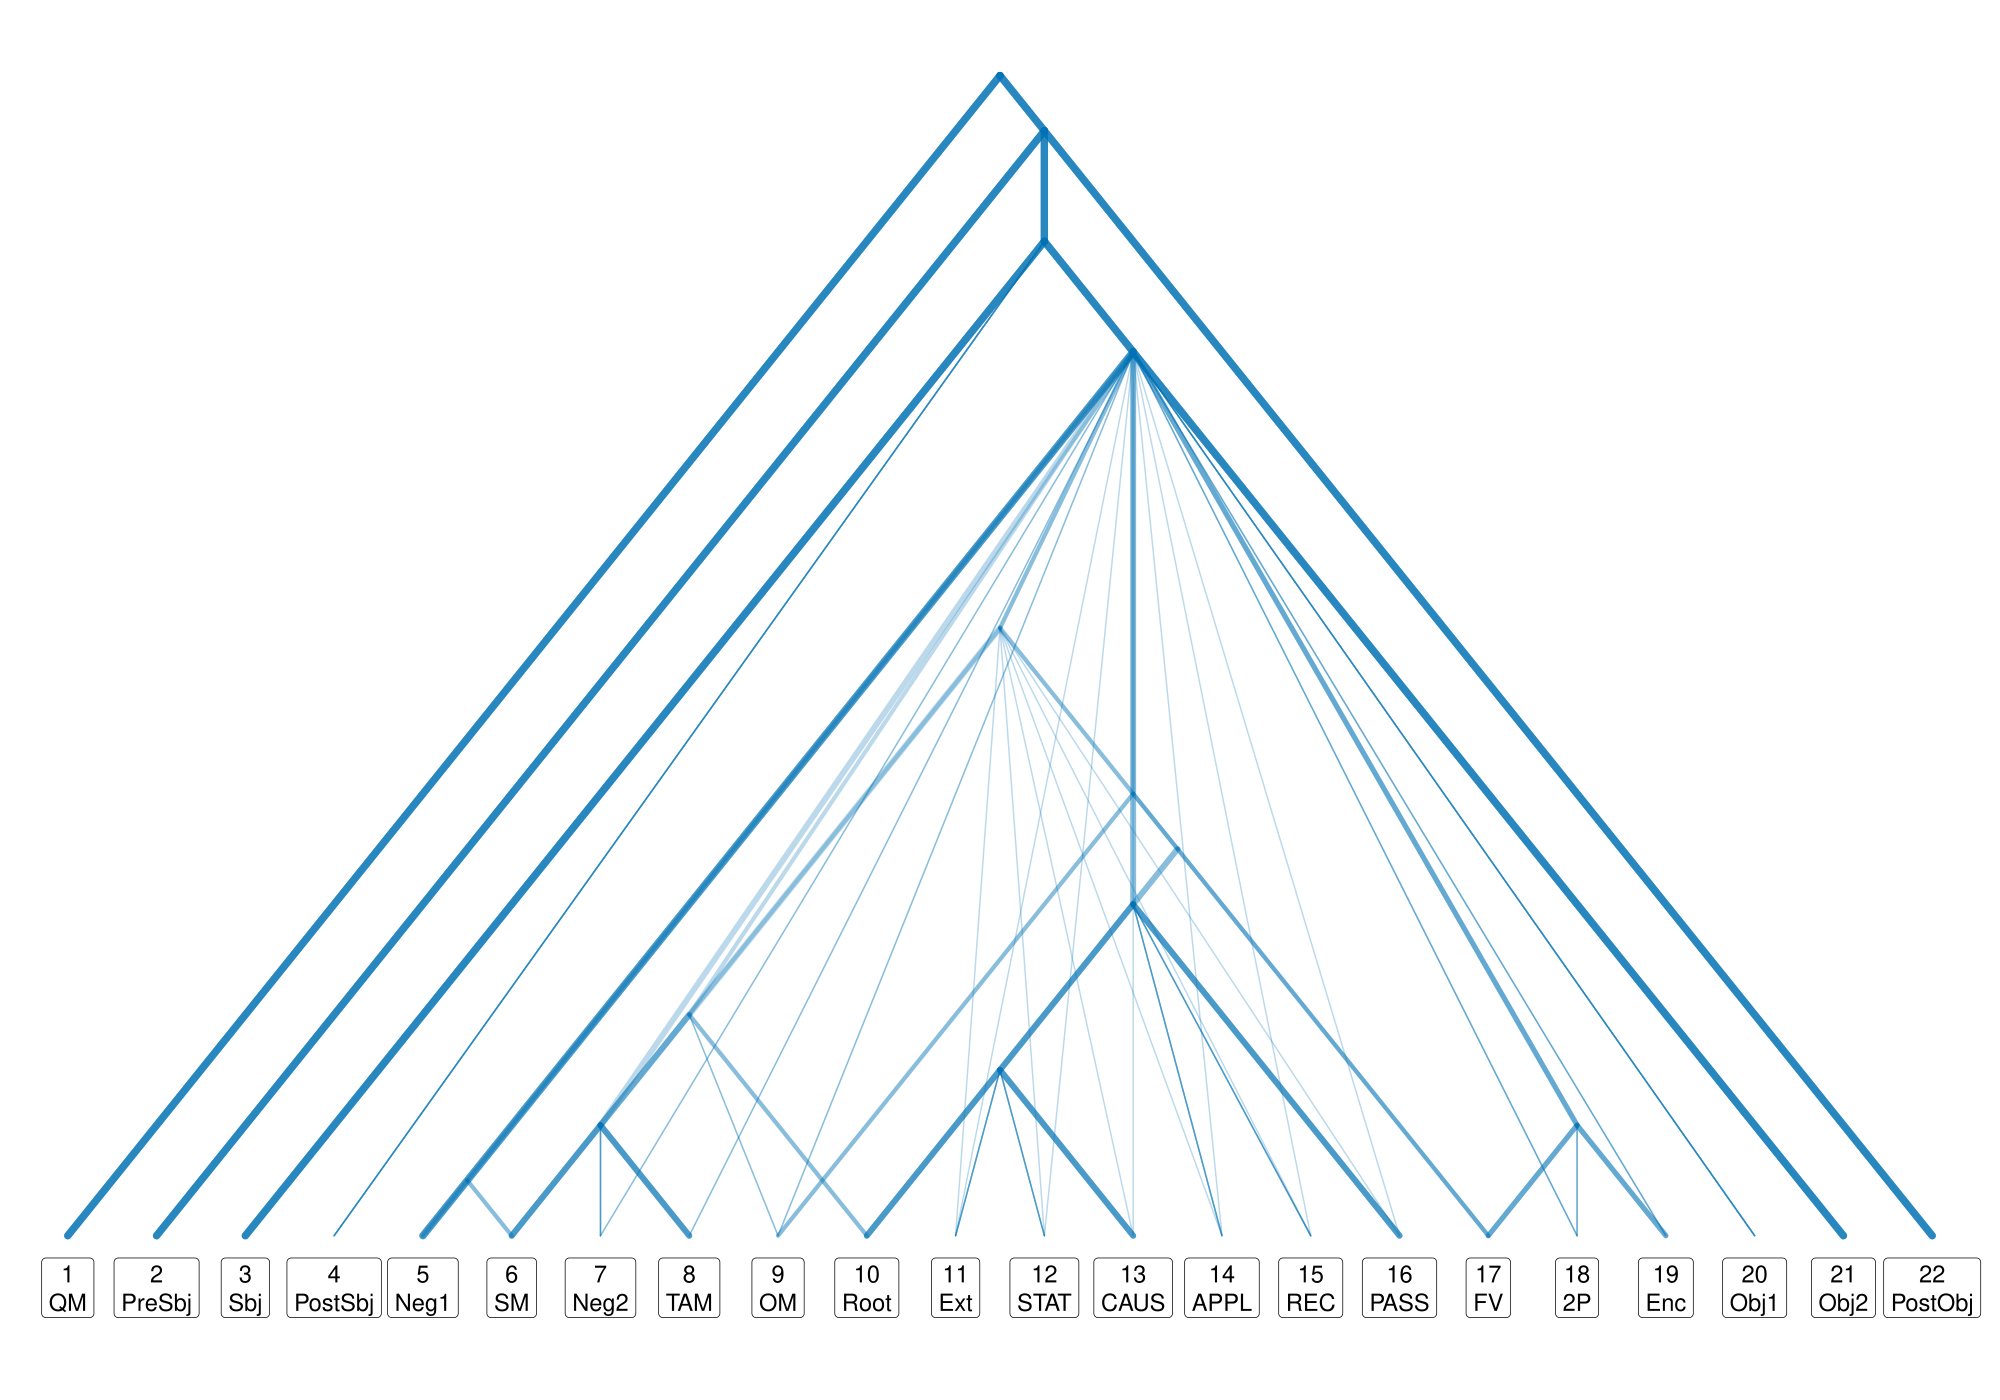

This figure's R source:
library(ape)
library(ggplot2)
library(ggtree)
library(patchwork)

posLabel <- list("1" = "QM", "2" = "PreSbj", "3" = "Sbj", "4" = "PostSbj", "5" = "Neg1", "6" = "SM", "7" = "Neg2", "8" = "TAM", "9" = "OM", "10" = "Root", "11" = "Ext", "12" = "STAT", "13" = "CAUS", "14" = "APPL", "15" = "REC", "16" = "PASS", "17" = "FV", "18" = "2P", "19" = "Enc", "20" = "Obj1", "21" = "Obj2", "22" = "PostObj")

alphaval <- 0.535841 / 2

nyan1308_phonologylike_tree1 <- read.tree(text="(1,(2,(3,4,(5,((6,7,8)6-8,(9,(((10,11,12,13)10-13,14,15,16)10-16,17)10-17)9-17)6-17,18,19,20,21)5-21)3-21,22)2-22)1-22;")
nyan1308_phonologylike_tree1grouped <- groupOTU(nyan1308_phonologylike_tree1, list(a = c(1, 22), b = c(2, 22), c = c(3, 21), d = c(5, 21), e = c(6, 17), f = c(6, 8), g = c(9, 17), h = c(10, 17), i = c(10, 16), j = c(10, 13)))
strengthMap1 <- c(0.5, 2.4495, 2.4495, 2.4495, 2.4495, 1.4142, 2.0, 1.4142, 1.4142, 2.0, 2.0)
nyan1308_phonologylike_treeplot1 <- ggtree(nyan1308_phonologylike_tree1grouped,
  aes(size=(strengthMap1[group])),
  layout="slanted", ladderize=FALSE,
  alpha=alphaval, color="#0072B5") +
  layout_dendrogram() +
  geom_tiplab(geom="label", size=5, angle=0,
    offset=-1, hjust=0.5, vjust=0.35, alpha=0, colour=NA, fill=NA,
    lineheight=1) +
  theme(panel.background=element_blank(),
    plot.background=element_blank(),
    legend.position="none",
    plot.margin=margin(t=5, r=5, b=25, l=5, unit="pt")) +
  scale_size_identity()

nyan1308_phonologylike_tree2 <- read.tree(text="(1,(2,(3,4,((5,6)5-6,7,8,(9,(((10,11,12,13)10-13,14,15,16)10-16,17)10-17)9-17,18,19,20,21)5-21)3-21,22)2-22)1-22;")
nyan1308_phonologylike_tree2grouped <- groupOTU(nyan1308_phonologylike_tree2, list(a = c(1, 22), b = c(2, 22), c = c(3, 21), d = c(5, 21), e = c(5, 6), f = c(9, 17), g = c(10, 17), h = c(10, 16), i = c(10, 13)))
strengthMap2 <- c(0.5, 2.4495, 2.4495, 2.4495, 2.4495, 1.4142, 1.4142, 1.4142, 2.0, 2.0)
nyan1308_phonologylike_treeplot2 <- ggtree(nyan1308_phonologylike_tree2grouped,
  aes(size=(strengthMap2[group])),
  layout="slanted", ladderize=FALSE,
  alpha=alphaval, color="#0072B5") +
  layout_dendrogram() +
  geom_tiplab(geom="label", size=5, angle=0,
    offset=-1, hjust=0.5, vjust=0.35, alpha=0, colour=NA, fill=NA,
    lineheight=1) +
  theme(panel.background=element_blank(),
    plot.background=element_blank(),
    legend.position="none",
    plot.margin=margin(t=5, r=5, b=25, l=5, unit="pt")) +
  scale_size_identity()

nyan1308_phonologylike_tree3 <- read.tree(text="(1,(2,(3,4,((5,6)5-6,7,8,9,((10,11,12,13)10-13,14,15,16)10-16,(17,18,19)17-19,20,21)5-21)3-21,22)2-22)1-22;")
nyan1308_phonologylike_tree3grouped <- groupOTU(nyan1308_phonologylike_tree3, list(a = c(1, 22), b = c(2, 22), c = c(3, 21), d = c(5, 21), e = c(5, 6), f = c(10, 16), g = c(10, 13), h = c(17, 19)))
strengthMap3 <- c(0.5, 2.4495, 2.4495, 2.4495, 2.4495, 1.4142, 2.0, 2.0, 1.7321)
nyan1308_phonologylike_treeplot3 <- ggtree(nyan1308_phonologylike_tree3grouped,
  aes(size=(strengthMap3[group])),
  layout="slanted", ladderize=FALSE,
  alpha=alphaval, color="#0072B5") +
  layout_dendrogram() +
  geom_tiplab(geom="label", size=5, angle=0,
    offset=-1, hjust=0.5, vjust=0.35, alpha=0, colour=NA, fill=NA,
    lineheight=1) +
  theme(panel.background=element_blank(),
    plot.background=element_blank(),
    legend.position="none",
    plot.margin=margin(t=5, r=5, b=25, l=5, unit="pt")) +
  scale_size_identity()

nyan1308_phonologylike_tree4 <- read.tree(text="(1,(2,(3,4,(5,(6,7,8)6-8,9,((10,11,12,13)10-13,14,15,16)10-16,(17,18,19)17-19,20,21)5-21)3-21,22)2-22)1-22;")
nyan1308_phonologylike_tree4grouped <- groupOTU(nyan1308_phonologylike_tree4, list(a = c(1, 22), b = c(2, 22), c = c(3, 21), d = c(5, 21), e = c(6, 8), f = c(10, 16), g = c(10, 13), h = c(17, 19)))
strengthMap4 <- c(0.5, 2.4495, 2.4495, 2.4495, 2.4495, 2.0, 2.0, 2.0, 1.7321)
nyan1308_phonologylike_treeplot4 <- ggtree(nyan1308_phonologylike_tree4grouped,
  aes(size=(strengthMap4[group])),
  layout="slanted", ladderize=FALSE,
  alpha=alphaval, color="#0072B5") +
  layout_dendrogram() +
  geom_tiplab(geom="label", size=5, angle=0,
    offset=-1, hjust=0.5, vjust=0.35, alpha=0, colour=NA, fill=NA,
    lineheight=1) +
  theme(panel.background=element_blank(),
    plot.background=element_blank(),
    legend.position="none",
    plot.margin=margin(t=5, r=5, b=25, l=5, unit="pt")) +
  scale_size_identity()

nyan1308_phonologylike_tree5 <- read.tree(text="(1,(2,(3,4,(5,(((6,7,8)6-8,9,10)6-10,11,12,13,14,15,16,17)6-17,18,19,20,21)5-21)3-21,22)2-22)1-22;")
nyan1308_phonologylike_tree5grouped <- groupOTU(nyan1308_phonologylike_tree5, list(a = c(1, 22), b = c(2, 22), c = c(3, 21), d = c(5, 21), e = c(6, 17), f = c(6, 10), g = c(6, 8)))
strengthMap5 <- c(0.5, 2.4495, 2.4495, 2.4495, 2.4495, 1.4142, 1.4142, 2.0)
nyan1308_phonologylike_treeplot5 <- ggtree(nyan1308_phonologylike_tree5grouped,
  aes(size=(strengthMap5[group])),
  layout="slanted", ladderize=FALSE,
  alpha=alphaval, color="#0072B5") +
  layout_dendrogram() +
  geom_tiplab(geom="label", size=5, angle=0,
    offset=-1, hjust=0.5, vjust=0.35, alpha=0, colour=NA, fill=NA,
    lineheight=1) +
  theme(panel.background=element_blank(),
    plot.background=element_blank(),
    legend.position="none",
    plot.margin=margin(t=5, r=5, b=25, l=5, unit="pt")) +
  scale_size_identity()

nyan1308_phonologylike_tree6 <- read.tree(text="(1,(2,(3,4,(5,((6,7,8)6-8,9,10)6-10,11,12,13,14,15,16,(17,18,19)17-19,20,21)5-21)3-21,22)2-22)1-22;")
nyan1308_phonologylike_tree6grouped <- groupOTU(nyan1308_phonologylike_tree6, list(a = c(1, 22), b = c(2, 22), c = c(3, 21), d = c(5, 21), e = c(6, 10), f = c(6, 8), g = c(17, 19)))
strengthMap6 <- c(0.5, 2.4495, 2.4495, 2.4495, 2.4495, 1.4142, 2.0, 1.7321)
nyan1308_phonologylike_treeplot6 <- ggtree(nyan1308_phonologylike_tree6grouped,
  aes(size=(strengthMap6[group])),
  layout="slanted", ladderize=FALSE,
  alpha=alphaval, color="#0072B5") +
  layout_dendrogram() +
  geom_tiplab(geom="label", size=5, angle=0,
    offset=-1, hjust=0.5, vjust=0.35, alpha=0, colour=NA, fill=NA,
    lineheight=1) +
  theme(panel.background=element_blank(),
    plot.background=element_blank(),
    legend.position="none",
    plot.margin=margin(t=5, r=5, b=25, l=5, unit="pt")) +
  scale_size_identity()

nyan1308_phonologylike_treeplot6 <- nyan1308_phonologylike_treeplot6 + geom_tiplab(geom="label", size=6, angle=0,
  offset=-1, hjust=0.5, vjust=0.35, alpha=1, label.size=0,
  aes(label=paste(label, posLabel[label], sep="\n")), lineheight=1)

treelayout <- c(
  area(t=1, l=1, b=5, r=1),
  area(t=1, l=1, b=5, r=1),
  area(t=1, l=1, b=5, r=1),
  area(t=1, l=1, b=5, r=1),
  area(t=1, l=1, b=5, r=1),
  area(t=1, l=1, b=5, r=1))

forest <- (
  nyan1308_phonologylike_treeplot1 +
  nyan1308_phonologylike_treeplot2 +
  nyan1308_phonologylike_treeplot3 +
  nyan1308_phonologylike_treeplot4 +
  nyan1308_phonologylike_treeplot5 +
  nyan1308_phonologylike_treeplot6 +
  plot_layout(design=treelayout))
ggsave("/Users/jcgood/gitrepos/planars/NonCollaborative/results/nyan1308_phonologylike_laminar_forest.pdf", forest & theme(plot.background=element_rect(fill='white', color=NA)), width=20, height=14)
